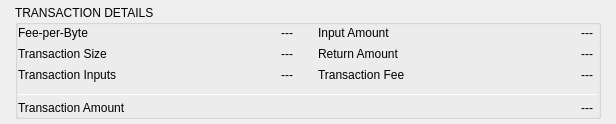
    <widget class="QWidget" name="verticalWidget_5" native="true">
     <property name="minimumSize">
      <size>
       <width>0</width>
       <height>0</height>
      </size>
     </property>
     <property name="maximumSize">
      <size>
       <width>16777215</width>
       <height>16777215</height>
      </size>
     </property>
     <property name="darkOverlay" stdset="0">
      <bool>true</bool>
     </property>
     <layout class="QVBoxLayout" name="verticalLayout_9">
      <property name="spacing">
       <number>20</number>
      </property>
      <property name="leftMargin">
       <number>15</number>
      </property>
      <property name="topMargin">
       <number>5</number>
      </property>
      <property name="rightMargin">
       <number>15</number>
      </property>
      <property name="bottomMargin">
       <number>5</number>
      </property>
      <item>
       <widget class="QGroupBox" name="groupBox">
        <property name="sizePolicy">
         <sizepolicy hsizetype="Preferred" vsizetype="Fixed">
          <horstretch>0</horstretch>
          <verstretch>0</verstretch>
         </sizepolicy>
        </property>
        <property name="maximumSize">
         <size>
          <width>16777215</width>
          <height>16777215</height>
         </size>
        </property>
        <property name="title">
         <string>TRANSACTION DETAILS</string>
        </property>
        <layout class="QVBoxLayout" name="verticalLayout_17">
         <property name="spacing">
          <number>5</number>
         </property>
         <property name="sizeConstraint">
          <enum>QLayout::SetNoConstraint</enum>
         </property>
         <property name="leftMargin">
          <number>0</number>
         </property>
         <property name="topMargin">
          <number>0</number>
         </property>
         <property name="rightMargin">
          <number>0</number>
         </property>
         <property name="bottomMargin">
          <number>0</number>
         </property>
         <item>
          <widget class="QWidget" name="horizontalWidget_2" native="true">
           <property name="minimumSize">
            <size>
             <width>500</width>
             <height>0</height>
            </size>
           </property>
           <layout class="QHBoxLayout" name="horizontalLayout_17">
            <property name="spacing">
             <number>20</number>
            </property>
            <property name="leftMargin">
             <number>0</number>
            </property>
            <property name="topMargin">
             <number>0</number>
            </property>
            <property name="rightMargin">
             <number>0</number>
            </property>
            <property name="bottomMargin">
             <number>0</number>
            </property>
            <item>
             <widget class="QWidget" name="verticalWidget_4" native="true">
              <property name="sizePolicy">
               <sizepolicy hsizetype="Expanding" vsizetype="Preferred">
                <horstretch>0</horstretch>
                <verstretch>0</verstretch>
               </sizepolicy>
              </property>
              <property name="minimumSize">
               <size>
                <width>280</width>
                <height>0</height>
               </size>
              </property>
              <layout class="QVBoxLayout" name="verticalLayout" stretch="0,0">
               <property name="spacing">
                <number>5</number>
               </property>
               <property name="leftMargin">
                <number>0</number>
               </property>
               <property name="topMargin">
                <number>0</number>
               </property>
               <property name="rightMargin">
                <number>0</number>
               </property>
               <property name="bottomMargin">
                <number>0</number>
               </property>
               <item>
                <widget class="QWidget" name="horizontalWidget_3" native="true">
                 <property name="sizePolicy">
                  <sizepolicy hsizetype="Expanding" vsizetype="Preferred">
                   <horstretch>1</horstretch>
                   <verstretch>0</verstretch>
                  </sizepolicy>
                 </property>
                 <property name="minimumSize">
                  <size>
                   <width>0</width>
                   <height>0</height>
                  </size>
                 </property>
                 <layout class="QHBoxLayout" name="horizontalLayout_7">
                  <property name="spacing">
                   <number>10</number>
                  </property>
                  <property name="leftMargin">
                   <number>0</number>
                  </property>
                  <property name="topMargin">
                   <number>0</number>
                  </property>
                  <property name="rightMargin">
                   <number>0</number>
                  </property>
                  <property name="bottomMargin">
                   <number>0</number>
                  </property>
                  <item>
                   <widget class="QWidget" name="verticalWidget_3" native="true">
                    <property name="sizePolicy">
                     <sizepolicy hsizetype="Minimum" vsizetype="Preferred">
                      <horstretch>0</horstretch>
                      <verstretch>0</verstretch>
                     </sizepolicy>
                    </property>
                    <property name="minimumSize">
                     <size>
                      <width>100</width>
                      <height>0</height>
                     </size>
                    </property>
                    <property name="maximumSize">
                     <size>
                      <width>130</width>
                      <height>16777215</height>
                     </size>
                    </property>
                    <layout class="QVBoxLayout" name="verticalLayout_7">
                     <property name="spacing">
                      <number>5</number>
                     </property>
                     <property name="leftMargin">
                      <number>0</number>
                     </property>
                     <property name="topMargin">
                      <number>0</number>
                     </property>
                     <property name="rightMargin">
                      <number>0</number>
                     </property>
                     <property name="bottomMargin">
                      <number>0</number>
                     </property>
                     <item>
                      <widget class="QLabel" name="label_7">
                       <property name="sizePolicy">
                        <sizepolicy hsizetype="Preferred" vsizetype="Fixed">
                         <horstretch>0</horstretch>
                         <verstretch>0</verstretch>
                        </sizepolicy>
                       </property>
                       <property name="minimumSize">
                        <size>
                         <width>0</width>
                         <height>16</height>
                        </size>
                       </property>
                       <property name="maximumSize">
                        <size>
                         <width>16777215</width>
                         <height>16</height>
                        </size>
                       </property>
                       <property name="sizeIncrement">
                        <size>
                         <width>0</width>
                         <height>20</height>
                        </size>
                       </property>
                       <property name="text">
                        <string>Fee-per-Byte</string>
                       </property>
                       <property name="alignment">
                        <set>Qt::AlignLeading|Qt::AlignLeft|Qt::AlignVCenter</set>
                       </property>
                      </widget>
                     </item>
                     <item>
                      <widget class="QLabel" name="label_5">
                       <property name="sizePolicy">
                        <sizepolicy hsizetype="Expanding" vsizetype="Fixed">
                         <horstretch>0</horstretch>
                         <verstretch>0</verstretch>
                        </sizepolicy>
                       </property>
                       <property name="minimumSize">
                        <size>
                         <width>0</width>
                         <height>16</height>
                        </size>
                       </property>
                       <property name="maximumSize">
                        <size>
                         <width>16777215</width>
                         <height>16</height>
                        </size>
                       </property>
                       <property name="text">
                        <string>Transaction Size</string>
                       </property>
                       <property name="alignment">
                        <set>Qt::AlignLeading|Qt::AlignLeft|Qt::AlignVCenter</set>
                       </property>
                      </widget>
                     </item>
                     <item>
                      <widget class="QLabel" name="label_6">
                       <property name="sizePolicy">
                        <sizepolicy hsizetype="Expanding" vsizetype="Fixed">
                         <horstretch>0</horstretch>
                         <verstretch>0</verstretch>
                        </sizepolicy>
                       </property>
                       <property name="minimumSize">
                        <size>
                         <width>0</width>
                         <height>16</height>
                        </size>
                       </property>
                       <property name="maximumSize">
                        <size>
                         <width>16777215</width>
                         <height>16</height>
                        </size>
                       </property>
                       <property name="text">
                        <string>Transaction Inputs</string>
                       </property>
                       <property name="alignment">
                        <set>Qt::AlignLeading|Qt::AlignLeft|Qt::AlignVCenter</set>
                       </property>
                      </widget>
                     </item>
                    </layout>
                   </widget>
                  </item>
                  <item>
                   <widget class="QWidget" name="verticalWidget_2" native="true">
                    <property name="minimumSize">
                     <size>
                      <width>0</width>
                      <height>0</height>
                     </size>
                    </property>
                    <layout class="QVBoxLayout" name="verticalLayout_10">
                     <property name="spacing">
                      <number>5</number>
                     </property>
                     <property name="leftMargin">
                      <number>0</number>
                     </property>
                     <property name="topMargin">
                      <number>0</number>
                     </property>
                     <property name="rightMargin">
                      <number>0</number>
                     </property>
                     <property name="bottomMargin">
                      <number>0</number>
                     </property>
                     <item>
                      <widget class="QLabel" name="labelFeePerByte">
                       <property name="sizePolicy">
                        <sizepolicy hsizetype="Expanding" vsizetype="Fixed">
                         <horstretch>0</horstretch>
                         <verstretch>0</verstretch>
                        </sizepolicy>
                       </property>
                       <property name="minimumSize">
                        <size>
                         <width>0</width>
                         <height>16</height>
                        </size>
                       </property>
                       <property name="maximumSize">
                        <size>
                         <width>16777215</width>
                         <height>16</height>
                        </size>
                       </property>
                       <property name="text">
                        <string>---</string>
                       </property>
                       <property name="alignment">
                        <set>Qt::AlignRight|Qt::AlignTrailing|Qt::AlignVCenter</set>
                       </property>
                       <property name="indent">
                        <number>5</number>
                       </property>
                       <property name="whiteLabel" stdset="0">
                        <bool>true</bool>
                       </property>
                      </widget>
                     </item>
                     <item>
                      <widget class="QLabel" name="labelTxSize">
                       <property name="sizePolicy">
                        <sizepolicy hsizetype="Expanding" vsizetype="Fixed">
                         <horstretch>0</horstretch>
                         <verstretch>0</verstretch>
                        </sizepolicy>
                       </property>
                       <property name="minimumSize">
                        <size>
                         <width>0</width>
                         <height>16</height>
                        </size>
                       </property>
                       <property name="maximumSize">
                        <size>
                         <width>16777215</width>
                         <height>16</height>
                        </size>
                       </property>
                       <property name="text">
                        <string>---</string>
                       </property>
                       <property name="alignment">
                        <set>Qt::AlignRight|Qt::AlignTrailing|Qt::AlignVCenter</set>
                       </property>
                       <property name="indent">
                        <number>5</number>
                       </property>
                       <property name="whiteLabel" stdset="0">
                        <bool>true</bool>
                       </property>
                      </widget>
                     </item>
                     <item>
                      <widget class="QLabel" name="labelTXInputs">
                       <property name="sizePolicy">
                        <sizepolicy hsizetype="Expanding" vsizetype="Fixed">
                         <horstretch>0</horstretch>
                         <verstretch>0</verstretch>
                        </sizepolicy>
                       </property>
                       <property name="minimumSize">
                        <size>
                         <width>0</width>
                         <height>16</height>
                        </size>
                       </property>
                       <property name="maximumSize">
                        <size>
                         <width>16777215</width>
                         <height>16</height>
                        </size>
                       </property>
                       <property name="text">
                        <string>---</string>
                       </property>
                       <property name="alignment">
                        <set>Qt::AlignRight|Qt::AlignTrailing|Qt::AlignVCenter</set>
                       </property>
                       <property name="indent">
                        <number>5</number>
                       </property>
                       <property name="whiteLabel" stdset="0">
                        <bool>true</bool>
                       </property>
                      </widget>
                     </item>
                    </layout>
                   </widget>
                  </item>
                 </layout>
                </widget>
               </item>
               <item>
                <widget class="Line" name="line">
                 <property name="enabled">
                  <bool>false</bool>
                 </property>
                 <property name="minimumSize">
                  <size>
                   <width>0</width>
                   <height>0</height>
                  </size>
                 </property>
                 <property name="maximumSize">
                  <size>
                   <width>16777215</width>
                   <height>1</height>
                  </size>
                 </property>
                 <property name="lineWidth">
                  <number>0</number>
                 </property>
                 <property name="orientation">
                  <enum>Qt::Horizontal</enum>
                 </property>
                 <property name="totalLine" stdset="0">
                  <bool>false</bool>
                 </property>
                </widget>
               </item>
              </layout>
             </widget>
            </item>
            <item alignment="Qt::AlignTop">
             <widget class="QWidget" name="verticalWidget_8" native="true">
              <property name="sizePolicy">
               <sizepolicy hsizetype="Expanding" vsizetype="Preferred">
                <horstretch>0</horstretch>
                <verstretch>0</verstretch>
               </sizepolicy>
              </property>
              <property name="minimumSize">
               <size>
                <width>280</width>
                <height>0</height>
               </size>
              </property>
              <layout class="QVBoxLayout" name="verticalLayout_14">
               <property name="spacing">
                <number>5</number>
               </property>
               <property name="leftMargin">
                <number>0</number>
               </property>
               <property name="topMargin">
                <number>0</number>
               </property>
               <property name="rightMargin">
                <number>0</number>
               </property>
               <property name="bottomMargin">
                <number>0</number>
               </property>
               <item>
                <widget class="QWidget" name="horizontalWidget_12" native="true">
                 <property name="minimumSize">
                  <size>
                   <width>0</width>
                   <height>0</height>
                  </size>
                 </property>
                 <layout class="QHBoxLayout" name="horizontalLayout_18">
                  <property name="spacing">
                   <number>10</number>
                  </property>
                  <property name="leftMargin">
                   <number>0</number>
                  </property>
                  <property name="topMargin">
                   <number>0</number>
                  </property>
                  <property name="rightMargin">
                   <number>0</number>
                  </property>
                  <property name="bottomMargin">
                   <number>0</number>
                  </property>
                  <item>
                   <widget class="QWidget" name="verticalWidget_9" native="true">
                    <property name="sizePolicy">
                     <sizepolicy hsizetype="Minimum" vsizetype="Preferred">
                      <horstretch>0</horstretch>
                      <verstretch>0</verstretch>
                     </sizepolicy>
                    </property>
                    <property name="minimumSize">
                     <size>
                      <width>100</width>
                      <height>0</height>
                     </size>
                    </property>
                    <property name="maximumSize">
                     <size>
                      <width>130</width>
                      <height>16777215</height>
                     </size>
                    </property>
                    <layout class="QVBoxLayout" name="verticalLayout_15">
                     <property name="spacing">
                      <number>5</number>
                     </property>
                     <property name="leftMargin">
                      <number>0</number>
                     </property>
                     <property name="topMargin">
                      <number>0</number>
                     </property>
                     <property name="rightMargin">
                      <number>0</number>
                     </property>
                     <property name="bottomMargin">
                      <number>0</number>
                     </property>
                     <item>
                      <widget class="QLabel" name="label_12">
                       <property name="sizePolicy">
                        <sizepolicy hsizetype="Preferred" vsizetype="Fixed">
                         <horstretch>0</horstretch>
                         <verstretch>0</verstretch>
                        </sizepolicy>
                       </property>
                       <property name="minimumSize">
                        <size>
                         <width>0</width>
                         <height>16</height>
                        </size>
                       </property>
                       <property name="maximumSize">
                        <size>
                         <width>16777215</width>
                         <height>16</height>
                        </size>
                       </property>
                       <property name="sizeIncrement">
                        <size>
                         <width>0</width>
                         <height>20</height>
                        </size>
                       </property>
                       <property name="text">
                        <string>Input Amount</string>
                       </property>
                       <property name="alignment">
                        <set>Qt::AlignLeading|Qt::AlignLeft|Qt::AlignVCenter</set>
                       </property>
                      </widget>
                     </item>
                     <item>
                      <widget class="QLabel" name="label_13">
                       <property name="sizePolicy">
                        <sizepolicy hsizetype="Expanding" vsizetype="Fixed">
                         <horstretch>0</horstretch>
                         <verstretch>0</verstretch>
                        </sizepolicy>
                       </property>
                       <property name="minimumSize">
                        <size>
                         <width>0</width>
                         <height>16</height>
                        </size>
                       </property>
                       <property name="maximumSize">
                        <size>
                         <width>16777215</width>
                         <height>16</height>
                        </size>
                       </property>
                       <property name="text">
                        <string>Return Amount</string>
                       </property>
                       <property name="alignment">
                        <set>Qt::AlignLeading|Qt::AlignLeft|Qt::AlignVCenter</set>
                       </property>
                      </widget>
                     </item>
                     <item>
                      <widget class="QLabel" name="label_14">
                       <property name="sizePolicy">
                        <sizepolicy hsizetype="Expanding" vsizetype="Fixed">
                         <horstretch>0</horstretch>
                         <verstretch>0</verstretch>
                        </sizepolicy>
                       </property>
                       <property name="minimumSize">
                        <size>
                         <width>0</width>
                         <height>16</height>
                        </size>
                       </property>
                       <property name="maximumSize">
                        <size>
                         <width>16777215</width>
                         <height>16</height>
                        </size>
                       </property>
                       <property name="text">
                        <string>Transaction Fee</string>
                       </property>
                       <property name="alignment">
                        <set>Qt::AlignLeading|Qt::AlignLeft|Qt::AlignVCenter</set>
                       </property>
                      </widget>
                     </item>
                    </layout>
                   </widget>
                  </item>
                  <item>
                   <widget class="QWidget" name="verticalWidget_10" native="true">
                    <property name="minimumSize">
                     <size>
                      <width>0</width>
                      <height>0</height>
                     </size>
                    </property>
                    <layout class="QVBoxLayout" name="verticalLayout_16">
                     <property name="spacing">
                      <number>5</number>
                     </property>
                     <property name="leftMargin">
                      <number>0</number>
                     </property>
                     <property name="topMargin">
                      <number>0</number>
                     </property>
                     <property name="rightMargin">
                      <number>0</number>
                     </property>
                     <property name="bottomMargin">
                      <number>0</number>
                     </property>
                     <item>
                      <widget class="QLabel" name="labelInputAmount">
                       <property name="sizePolicy">
                        <sizepolicy hsizetype="Expanding" vsizetype="Fixed">
                         <horstretch>0</horstretch>
                         <verstretch>0</verstretch>
                        </sizepolicy>
                       </property>
                       <property name="minimumSize">
                        <size>
                         <width>0</width>
                         <height>16</height>
                        </size>
                       </property>
                       <property name="maximumSize">
                        <size>
                         <width>16777215</width>
                         <height>16</height>
                        </size>
                       </property>
                       <property name="text">
                        <string>---</string>
                       </property>
                       <property name="alignment">
                        <set>Qt::AlignRight|Qt::AlignTrailing|Qt::AlignVCenter</set>
                       </property>
                       <property name="indent">
                        <number>5</number>
                       </property>
                       <property name="whiteLabel" stdset="0">
                        <bool>true</bool>
                       </property>
                      </widget>
                     </item>
                     <item>
                      <widget class="QLabel" name="labelReturnAmount">
                       <property name="sizePolicy">
                        <sizepolicy hsizetype="Expanding" vsizetype="Fixed">
                         <horstretch>0</horstretch>
                         <verstretch>0</verstretch>
                        </sizepolicy>
                       </property>
                       <property name="minimumSize">
                        <size>
                         <width>0</width>
                         <height>16</height>
                        </size>
                       </property>
                       <property name="maximumSize">
                        <size>
                         <width>16777215</width>
                         <height>16</height>
                        </size>
                       </property>
                       <property name="text">
                        <string>---</string>
                       </property>
                       <property name="alignment">
                        <set>Qt::AlignRight|Qt::AlignTrailing|Qt::AlignVCenter</set>
                       </property>
                       <property name="indent">
                        <number>5</number>
                       </property>
                       <property name="whiteLabel" stdset="0">
                        <bool>true</bool>
                       </property>
                      </widget>
                     </item>
                     <item>
                      <widget class="QLabel" name="labelFee">
                       <property name="sizePolicy">
                        <sizepolicy hsizetype="Expanding" vsizetype="Fixed">
                         <horstretch>0</horstretch>
                         <verstretch>0</verstretch>
                        </sizepolicy>
                       </property>
                       <property name="minimumSize">
                        <size>
                         <width>0</width>
                         <height>16</height>
                        </size>
                       </property>
                       <property name="maximumSize">
                        <size>
                         <width>16777215</width>
                         <height>16</height>
                        </size>
                       </property>
                       <property name="text">
                        <string>---</string>
                       </property>
                       <property name="alignment">
                        <set>Qt::AlignRight|Qt::AlignTrailing|Qt::AlignVCenter</set>
                       </property>
                       <property name="indent">
                        <number>5</number>
                       </property>
                       <property name="whiteLabel" stdset="0">
                        <bool>true</bool>
                       </property>
                      </widget>
                     </item>
                    </layout>
                   </widget>
                  </item>
                 </layout>
                </widget>
               </item>
              </layout>
             </widget>
            </item>
           </layout>
          </widget>
         </item>
         <item>
          <widget class="Line" name="line2">
           <property name="enabled">
            <bool>true</bool>
           </property>
           <property name="minimumSize">
            <size>
             <width>0</width>
             <height>1</height>
            </size>
           </property>
           <property name="maximumSize">
            <size>
             <width>16777215</width>
             <height>1</height>
            </size>
           </property>
           <property name="frameShadow">
            <enum>QFrame::Sunken</enum>
           </property>
           <property name="lineWidth">
            <number>1</number>
           </property>
           <property name="orientation">
            <enum>Qt::Horizontal</enum>
           </property>
           <property name="totalLine" stdset="0">
            <bool>true</bool>
           </property>
          </widget>
         </item>
         <item>
          <widget class="QWidget" name="horizontalWidget_13" native="true">
           <property name="minimumSize">
            <size>
             <width>0</width>
             <height>0</height>
            </size>
           </property>
           <layout class="QHBoxLayout" name="horizontalLayout_19">
            <property name="spacing">
             <number>10</number>
            </property>
            <property name="leftMargin">
             <number>0</number>
            </property>
            <property name="topMargin">
             <number>0</number>
            </property>
            <property name="rightMargin">
             <number>0</number>
            </property>
            <property name="bottomMargin">
             <number>0</number>
            </property>
            <item>
             <widget class="QLabel" name="label_15">
              <property name="sizePolicy">
               <sizepolicy hsizetype="Expanding" vsizetype="Fixed">
                <horstretch>0</horstretch>
                <verstretch>0</verstretch>
               </sizepolicy>
              </property>
              <property name="minimumSize">
               <size>
                <width>0</width>
                <height>16</height>
               </size>
              </property>
              <property name="maximumSize">
               <size>
                <width>16777215</width>
                <height>16</height>
               </size>
              </property>
              <property name="text">
               <string>Transaction Amount</string>
              </property>
              <property name="alignment">
               <set>Qt::AlignLeading|Qt::AlignLeft|Qt::AlignVCenter</set>
              </property>
             </widget>
            </item>
            <item>
             <widget class="QLabel" name="labelTransationAmount">
              <property name="sizePolicy">
               <sizepolicy hsizetype="Expanding" vsizetype="Fixed">
                <horstretch>0</horstretch>
                <verstretch>0</verstretch>
               </sizepolicy>
              </property>
              <property name="minimumSize">
               <size>
                <width>0</width>
                <height>16</height>
               </size>
              </property>
              <property name="maximumSize">
               <size>
                <width>16777215</width>
                <height>16</height>
               </size>
              </property>
              <property name="text">
               <string>---</string>
              </property>
              <property name="alignment">
               <set>Qt::AlignRight|Qt::AlignTrailing|Qt::AlignVCenter</set>
              </property>
              <property name="indent">
               <number>5</number>
              </property>
              <property name="whiteLabel" stdset="0">
               <bool>true</bool>
              </property>
             </widget>
            </item>
           </layout>
          </widget>
         </item>
        </layout>
       </widget>
      </item>
     </layout>
    </widget>
